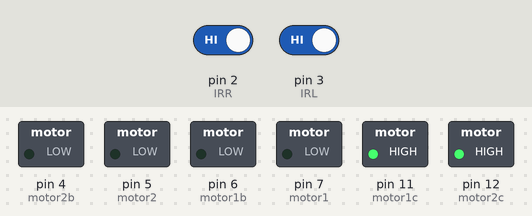
The sketch below on a simulated Arduino Uno, built with avr-gcc and run on an emulated ATmega328P. Shown: switched loads named in the sketch (green lamp = pin HIGH). The test bench sets the inputs (shaded band); at power-on: pin 2 (IRR) HIGH, pin 3 (IRL) HIGH. What the sketch prints to the serial monitor is not drawn.

Above: at 1.2 s.
1.3 s: pin 2 (IRR) driven LOW
At 2.4 s:
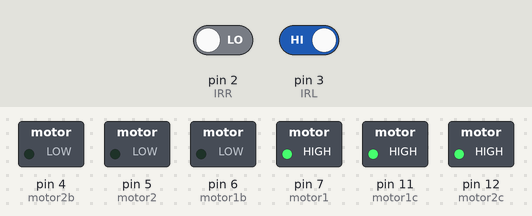
2.8 s: pin 3 (IRL) driven LOW
At 3.9 s:
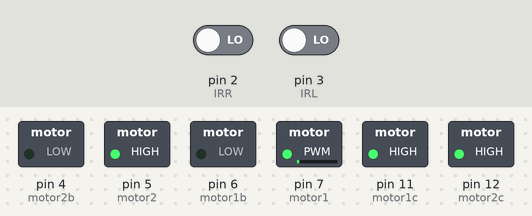
4.3 s: pin 3 (IRL) driven HIGH
At 4.6 s:
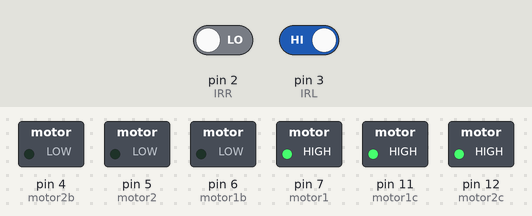
5.8 s: pin 3 (IRL) driven LOW
At 6.3 s:
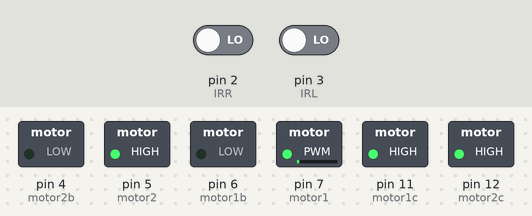
7.3 s: pin 2 (IRR) driven HIGH
At 8.3 s:
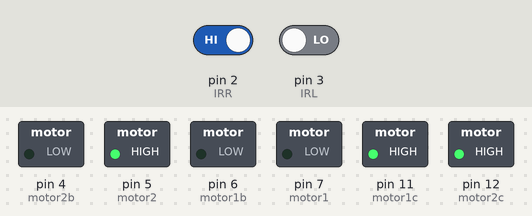
Timing chart, 0 to 9.8 s (numbered marks = the images above; inputs shaded):
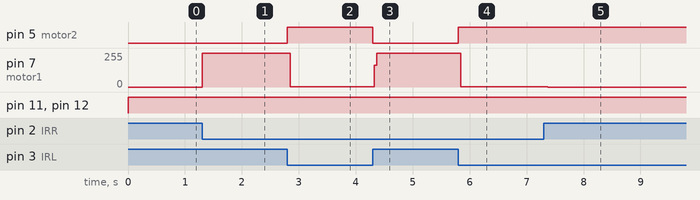

Measured:
- after the input at 1.3 s, pin 7 (motor1): 0/255 → 255/255 at once
- after the input at 2.8 s, pin 5 (motor2): LOW → HIGH at once; pin 7 (motor1): 255/255 → 2/255 after 0.05 s
- after the input at 4.3 s, pin 5 (motor2): HIGH → LOW at once; pin 7 (motor1): 2/255 → 255/255 at once
- after the input at 5.8 s, pin 5 (motor2): LOW → HIGH at once; pin 7 (motor1): 255/255 → 2/255 after 0.05 s
- after the input at 7.3 s, pin 7 (motor1): 2/255 → 0/255 after 0.07 s

The sketch:

following_robot_tonga.ino
```cpp
int motor1 = 7;
int motor1b = 6;
int motor2 = 5;
int motor2b = 4;
int IRL = 3;
int IRR = 2;
int motor1c= 11;
int motor2c = 12;
void setup()
{
  Serial.begin(9600);
pinMode(motor1,OUTPUT);
pinMode(motor1b,OUTPUT);
pinMode(motor2,OUTPUT);
pinMode(motor2b,OUTPUT);
pinMode(IRL,INPUT);
pinMode(IRR,INPUT);
pinMode(motor1c,OUTPUT);
pinMode(motor2c,OUTPUT);

}
void loop()
{
Serial.println(digitalRead(IRL));
digitalWrite(motor1c,HIGH);
digitalWrite(motor2c,HIGH);

if((digitalRead(IRL)== 0)&&(digitalRead(IRR)==0))
{
  forward();
}
if((digitalRead(IRL)== 1)&&(digitalRead(IRR)==1))
{
 Stop();
}
if((digitalRead(IRL)== 1)&&(digitalRead(IRR)==0))
{
  turn_left();
}
if((digitalRead(IRL)== 0)&&(digitalRead(IRR)==0))
{
  turn_right();
}
}

void forward()
{
digitalWrite(motor1,HIGH);
digitalWrite(motor2,HIGH);
digitalWrite(motor1b,LOW);
digitalWrite(motor2b,LOW);
}

void Stop()
{
digitalWrite(motor1,LOW);
digitalWrite(motor2,LOW);
digitalWrite(motor1b,LOW);
digitalWrite(motor2b,LOW);
}
void turn_right()
{
digitalWrite(motor1,LOW);
digitalWrite(motor2,HIGH);
digitalWrite(motor1b,LOW);
digitalWrite(motor2b,LOW);
}
void turn_left()
{
digitalWrite(motor1,HIGH);
digitalWrite(motor2,LOW);
digitalWrite(motor1b,LOW);
digitalWrite(motor2b,LOW);
}
```
